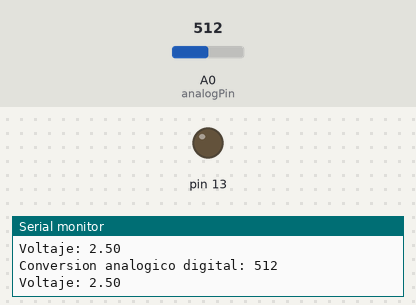
Bench run of a sketch on a simulated Arduino Uno, built with avr-gcc and run on an emulated ATmega328P. Parts: output pins drawn as LEDs (lit = HIGH), the last lines printed to the serial monitor. The test bench sets the inputs (shaded band); at power-on: A0 (analogPin) = 512.

Above: at 1.8 s.
1.9 s: A0 (analogPin) set to 716
At 2.8 s:
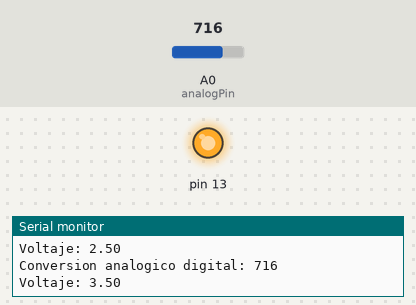
6.0 s: A0 (analogPin) set to 511
At 7.1 s:
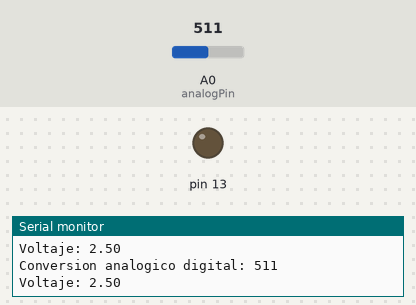
7.5 s: A0 (analogPin) set to 900
At 8.7 s:
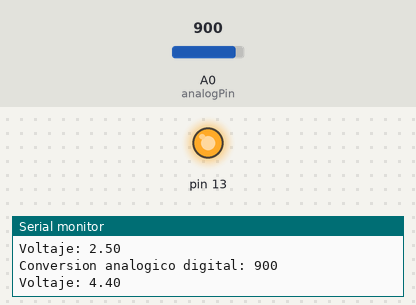
11.6 s: A0 (analogPin) set to 1012
15.1 s: A0 (analogPin) set to 1023
Timing chart, 0 to 18.1 s (numbered marks = the images above; inputs shaded):
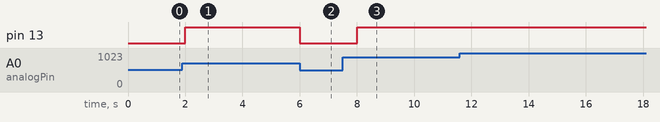

The sketch:

ADC.ino
```cpp
int val = 0;
float V = 0;
int X;
int analogPin = A0;

void setup() {
  Serial.begin(9600);
  pinMode(13, OUTPUT);
}

void loop() {
  val = analogRead(analogPin);
  Serial.print ("Conversion analogico digital: ");
  Serial.println(val);
  V = val*5/1023.0;
  Serial.print ("Voltaje: ");
  Serial.println(V);
  X = map(val, 0, 1023, 0, 255);
  analogWrite(13, X);

  if(V > 3){
  digitalWrite(13, HIGH);
  } else{
  digitalWrite(13, LOW);
  }
  delay(1000);

  analogWrite(13, val/1023*255);
}
```

Measured:
- after the input at 1.9 s, pin 13: LOW → HIGH after 0.10 s
- after the input at 6.0 s, pin 13: HIGH → LOW at once
- after the input at 7.5 s, pin 13: LOW → HIGH after 0.51 s
